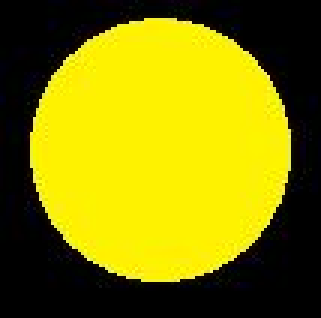
#> input picture Template_yellow.jpg, 107 x 106 px, given in place of NAME.mp4, which was not available (shown 3 times larger)
$ python 'Template-Matching ROI.py'
#> lines starting #> are read from the running program, lines starting #| are printed output that depends on the picture; after the words box and inside, x2 and y2 are one past the last pixel; in counts of white or black regions, pixels touching at a corner belong together; pictures that were not available may be replaced by others from this repository, and a replacement may not be noted
import cv2
import numpy as np
from scipy.signal import find_peaks
import os.path
import matplotlib.pyplot as plt
from scipy.signal import savgol_filter
import time

def bildverarbeiten(frame, lower_color, higher_color):
    '''Bild wird in hsv umgewandelt, gefiltert und dann wird noch die CrossCorrelation-Methode angegeben'''
    hsv_img = cv2.cvtColor(frame, cv2.COLOR_BGR2HSV)
    frame_threshed = cv2.inRange(hsv_img, lower_color, higher_color)
    filtered_image = cv2.bitwise_and(frame, frame, mask=frame_threshed)
    method = 'cv2.TM_CCOEFF_NORMED'
    method = eval(method)
    return(hsv_img, frame_threshed, filtered_image, method)

def takeClosest(myList, myNumber, start, end):
    difference = abs(myNumber-myList[0])
    for i in range(start, end, 1):
        if abs(myList[i] - myNumber) < difference:
            difference = abs(myList[i] - myNumber)
            searched = i
    return searched

path_template = r'D:\...\NAME.jpg' #Pfad zum Vorlagenbild
path = r'D:\...\NAME.mp4' #Pfad zum Video
DIR = r'C:\...\NAME' #Ordner erstellen falls noch nicht vorhanden

for fname in os.listdir(DIR):  #so lösche ich alle Dateien die mit der Bezeichnung 'frame' beginnen
    if fname.startswith("frame"):
        os.remove(os.path.join(DIR, fname))

#farbfiltern
lower_color = np.array([20, 60, 20], np.uint8) #gelb
higher_color = np.array([60, 255, 255], np.uint8)

#Farbspektrum für blau
'''
#lower_color = np.array([80, 50, 50])
#higher_color = np.array([130, 255, 255])
'''

value_list = []  # um höchstes Matching für perfekte Template-Größe zu ermitteln
coordinates_list = []  # Liste um aus den 3 tests den endgültig besten match zu ermitteln
change_log = []  # in diese Liste speichere ich die Indexes bei denen ein direction change stattfindet

height_list = []  # Höhe des Matches tracken
nummer = 0
half_window_rectangle = 50  # halbe Seitenlänge von ROI-Quadrat

#Falls die Bearbeitungszeit gestoppt werden soll, muss folgende Zeile eingeblendet werden
#t0 = time.time()

cap = cv2.VideoCapture(path)

while (True): #Jeden Frame laden
    ret, im = cap.read()
#> im is the input picture: shape (106, 107, 3); mean B, G, R 3.8, 128.3, 134.6
    nummer += 1
    try:
        if im.shape[0] > 4000:
            im = cv2.resize(im, (int(im.shape[1] / 7), int(im.shape[0] / 7)))
        elif im.shape[0] > 2000:
            im = cv2.resize(im, (int(im.shape[1] / 5), int(im.shape[0] / 5)))
        elif im.shape[0] > 1000:
            im = cv2.resize(im, (int(im.shape[1] / 3), int(im.shape[0] / 3)))

        #Falls das Bild um 90° gedreht werden soll, muss die folgende Zeile eingeblendet werden
        #im = cv2.rotate(im, cv2.ROTATE_90_CLOCKWISE)
        frame = im.copy()
    except:
        break
    hsv_img, frame_threshed, filtered_image, method = bildverarbeiten(frame, lower_color, higher_color)
#> in bildverarbeiten, `hsv_img = cv2.cvtColor(frame, cv2.COLOR_BGR2HSV)`: hsv_img: shape (106, 107, 3); mean H, S, V 33.3, 194.6, 135.3
#> in bildverarbeiten, `frame_threshed = cv2.inRange(hsv_img, lower_color, higher_color)`:
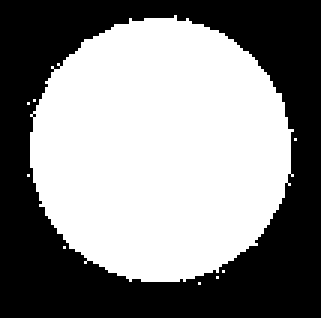
#> frame_threshed: shape (106, 107) (shown 3 times larger); 53.3% white; 1 black region, box (x1, y1, x2, y2) and area: (0, 0, 107, 106) 5299
#> method = 5

    if nummer == 1:
        for x in range(6):  # perfekte Template-Size ermitteln
            template_size = 18 + x * 2
            template_old = cv2.imread(path_template, 1)
            template = cv2.resize(template_old, (template_size, template_size))  # Größe Template

            res = cv2.matchTemplate(filtered_image, template, method)
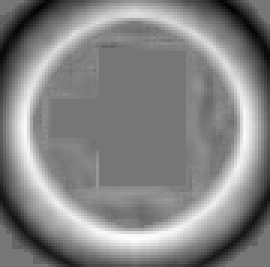
#> res: shape (89, 90) float32 (shown 3 times larger); min -0.372, max 0.427, mean 0.0411; drawn with min black and max white
            min_val, max_val, min_loc, max_loc = cv2.minMaxLoc(res)  # gibt lokales minimum und maximum an
#> min_val = -0.372; max_val = 0.427; min_loc = (12, 3); max_loc = (45, 79)
            coordinates_list.append(list(max_loc))
            value_list.append(max_val)
        best_template_size_index = value_list.index(max(value_list))
        coordinates = coordinates_list[best_template_size_index]
        template_size = 18 + best_template_size_index * 2  # um besten Pixelgröße zu ermitteln
        template = cv2.resize(template_old, (template_size, template_size))  # neues Template ist geboren
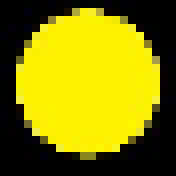
#> template: shape (22, 22, 3) (shown 8 times larger); mean B, G, R 4.1, 129.1, 135.4

    #Maße des skalierten Frames
    height = frame.shape[1]
#> height = 107
    width = frame.shape[0]
#> width = 106

    if coordinates[1] < half_window_rectangle and coordinates[0] < half_window_rectangle: #Falls y-Achse und x-Achse negativ werden sollten
        case = 3
        frame = frame[0 : coordinates[1] + half_window_rectangle + template_size, 0 : coordinates[0] + half_window_rectangle + template_size]
    elif coordinates[1] < half_window_rectangle:  #Falls y-Achse negativ werden sollte
        case = 1
        frame = frame[0: height, coordinates[0] - half_window_rectangle: coordinates[0] + half_window_rectangle
                                + template_size]  #Falls der Wert negativ werden sollte, wird das Bild in y-Richtung nicht beschnitten
    elif coordinates[0] < half_window_rectangle:  #Falls x-Achse negativ werden sollte
        case = 2
        frame = frame[coordinates[1] - half_window_rectangle: coordinates[1] + half_window_rectangle
                    + template_size, 0:width]  #Falls negativ werden sollte beschneide Breite nicht
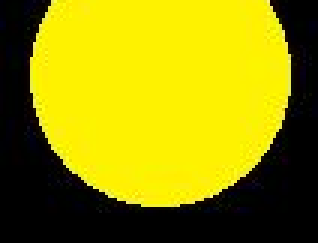
#> frame: shape (81, 106, 3) (shown 3 times larger); mean B, G, R 3.5, 142.7, 149.7
    else: #Falls nichts negativ wird
        case = 0
        frame = frame[
                coordinates[1] - half_window_rectangle: coordinates[1] + half_window_rectangle + template_size,
                coordinates[0] - half_window_rectangle: coordinates[0] + half_window_rectangle + template_size]

    hsv_img, frame_threshed, filtered_image, method = bildverarbeiten(frame, lower_color, higher_color)
#> in bildverarbeiten (call 2), `hsv_img = cv2.cvtColor(frame, cv2.COLOR_BGR2HSV)`: hsv_img: shape (81, 106, 3); mean H, S, V 32.1, 201, 150.3
#> in bildverarbeiten (call 2), `frame_threshed = cv2.inRange(hsv_img, lower_color, higher_color)`:
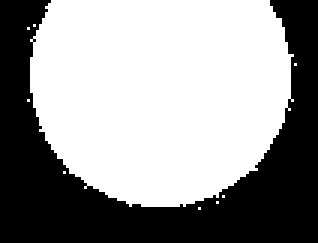
#> frame_threshed: shape (81, 106) (shown 3 times larger); 59.2% white; 1 black region, box (x1, y1, x2, y2) and area: (0, 0, 106, 81) 3499

    res = cv2.matchTemplate(filtered_image, template, method)
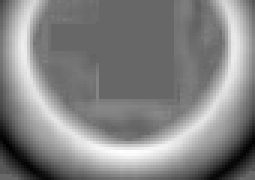
#> res: shape (60, 85) float32 (shown 3 times larger); min -0.314, max 0.458, mean 0.086; drawn with min black and max white
    min_val, max_val, min_loc, max_loc = cv2.minMaxLoc(res)

    # In Absolutkoordinaten uebersetzen ... [0] --> x-Achse & [1] --> y-Achse
    if case == 1:
        coordinates[0] = coordinates[0] - half_window_rectangle + max_loc[0]
        coordinates[1] = max_loc[1]
    elif case == 0:
        coordinates[0] = coordinates[0] - half_window_rectangle + max_loc[0]
        coordinates[1] = coordinates[1] - half_window_rectangle + max_loc[1]
    elif case == 2:
        coordinates[0] = max_loc[0]
        coordinates[1] = coordinates[1] - half_window_rectangle + max_loc[1]
    else:
        coordinates[0] = max_loc[0]
        coordinates[1] = max_loc[1]

    height_list.append(coordinates[1])
    value_list.append(max_val)

#Falls die Frames während der Bearbeitung angezeigt werden sollen müssen die folgenden Zeilen eingeblendet werden
'''
    cv2.imshow("Matching Map", res)
    cv2.imshow("Original Image", frame)
    cv2.imshow("filtered Image", filtered_image)
    if cv2.waitKey(1) & 0xFF == ord('q'):
        break
cap.release()
cv2.destroyAllWindows()
'''

#Falls die Bearbeitungszeit gestoppt werden soll, müssen folgende Zeilen eingeblendet werden
#t1 = time.time() #Bis zu dieser Zeile wird die benötigte Bearbeitungszeit gestoppt
#print("Bearbeitungszeit: ", t1-t0, " s")

x = range(0, len(height_list))
y = height_list
y_smoothed = savgol_filter(y, 51, 3) #Kurve glätten

average = sum(y_smoothed)/len(y_smoothed) #Mittelwert der Liste ermitteln
maxima_log = find_peaks(y_smoothed, distance=50, height=(average, max(y_smoothed)))[0] #finde Maxima

#Falls die Kurve ausgegeben werden soll, müssen die folgenden Zeilen eingeblendet werden
'''
plt.plot(x,y)
plt.plot(x,y_smoothed, color='red')
plt.xlabel('Frame')
plt.ylabel('Höhe')
plt.show()
'''

minima_log = []
for x in range(0,len(maxima_log)-1, 1):
    minima_log.append(int((maxima_log[x] + maxima_log[x+1])/2))

zwischenpunkte_log = []

for x in range(0,len(maxima_log)-1, 1):
    maximum = y_smoothed[maxima_log[x + 1]]
    minimum = y_smoothed[minima_log[x]]
    searched_angle = int((maximum + minimum) / 2)
    try:
        zwischenpunkt = takeClosest(y_smoothed, searched_angle, minima_log[x] ,maxima_log[x+1]) #um Bild mit richtigem Winkel
    except:
        break
    zwischenpunkte_log.append(zwischenpunkt)
for x in range(0,len(maxima_log)-1, 1):
    maximum = y_smoothed[maxima_log[x]]
    minimum = y_smoothed[minima_log[x]]
    searched_angle = int((maximum + minimum) / 2)
    try:
        zwischenpunkt = takeClosest(y_smoothed, searched_angle, maxima_log[x], minima_log[x])
    except:
        break
    zwischenpunkte_log.append(zwischenpunkt)

writing_list = [] #Liste mit Framenummern dessen zugehoerige Frames abgespeichert werden sollen

for x in zwischenpunkte_log:
    writing_list.append(x)
for y in maxima_log:
    writing_list.append(y)
for z in minima_log:
    writing_list.append(z)
writing_list.sort() #Framenummern sortieren

for i in writing_list: #Bilder für chosen_pics aussuchen
    cap = cv2.VideoCapture(path)
    cap.set(1, i)  #i steht für Framenummer welche Geladen werden soll
    ret, img = cap.read()
    #wenn man die abzuspeichernden Bilder skalieren möchte, müssen folgende ausgeklammerte Zeilen eingeblendet werden
    '''
    if img.shape[0] > 4000:
        img = cv2.resize(img, (int(img.shape[1] / 7), int(img.shape[0] / 7)))
    elif img.shape[0] > 2000:
        img = cv2.resize(img, (int(img.shape[1] / 5), int(img.shape[0] / 5)))
    elif img.shape[0] > 1000:
        img = cv2.resize(img, (int(img.shape[1] / 3), int(img.shape[0] / 3)))
    # img = cv2.rotate(img, cv2.ROTATE_90_CLOCKWISE)
    '''
    cv2.imwrite(r'C:\...\frame{}.jpg'.format(i), img) #abspeichern
